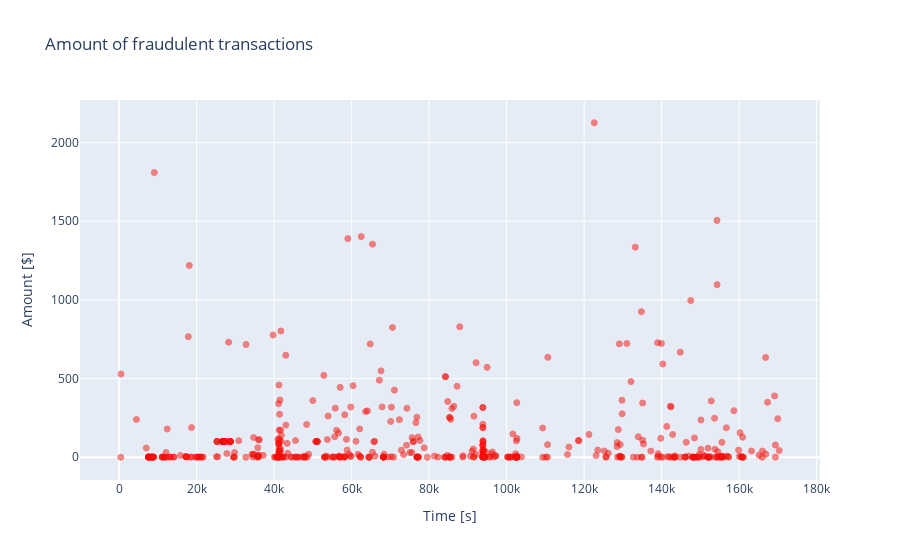

The code cell stored with this chart in its notebook:
### Markdown cell above
The real transaction have a larger mean value, larger Q1, smaller Q3 and Q4 and larger outliers; fraudulent transactions have a smaller Q1 and mean, larger Q4 and smaller outliers.

Let's plot the fraudulent transactions (amount) against time. The time is shown is seconds from the start of the time period (totaly 48h, over 2 days).

### Code cell
fraud = data_df.loc[data_df['Class'] == 1]

trace = go.Scatter(
    x = fraud['Time'],y = fraud['Amount'],
    name="Amount",
     marker=dict(
                color='rgb(238,23,11)',
                line=dict(
                    color='red',
                    width=1),
                opacity=0.5,
            ),
    text= fraud['Amount'],
    mode = "markers"
)
data = [trace]
layout = dict(title = 'Amount of fraudulent transactions',
          xaxis = dict(title = 'Time [s]', showticklabels=True), 
          yaxis = dict(title = 'Amount [$]'),
          hovermode='closest'
         )
fig = dict(data=data, layout=layout)
iplot(fig, filename='fraud-amount')

### Figure 1 — Plotly figure (JSON) as saved in the notebook; plotly's stock layout.template omitted (floating-point values rounded to 4 significant figures; data arrays with more than 128 entries replaced by an {"elided": "..."} marker saying what was removed)
{"data": [{"marker": {"color": "rgb(238,23,11)", "line": {"color": "red", "width": 1}, "opacity": 0.5}, "mode": "markers", "name": "Amount", "text": {"elided": "492 float values"}, "type": "scatter", "x": {"elided": "492 int values"}, "y": {"elided": "492 float values"}}], "layout": {"hovermode": "closest", "title": {"text": "Amount of fraudulent transactions"}, "xaxis": {"showticklabels": true, "title": {"text": "Time [s]"}}, "yaxis": {"title": {"text": "Amount [$]"}}}}
